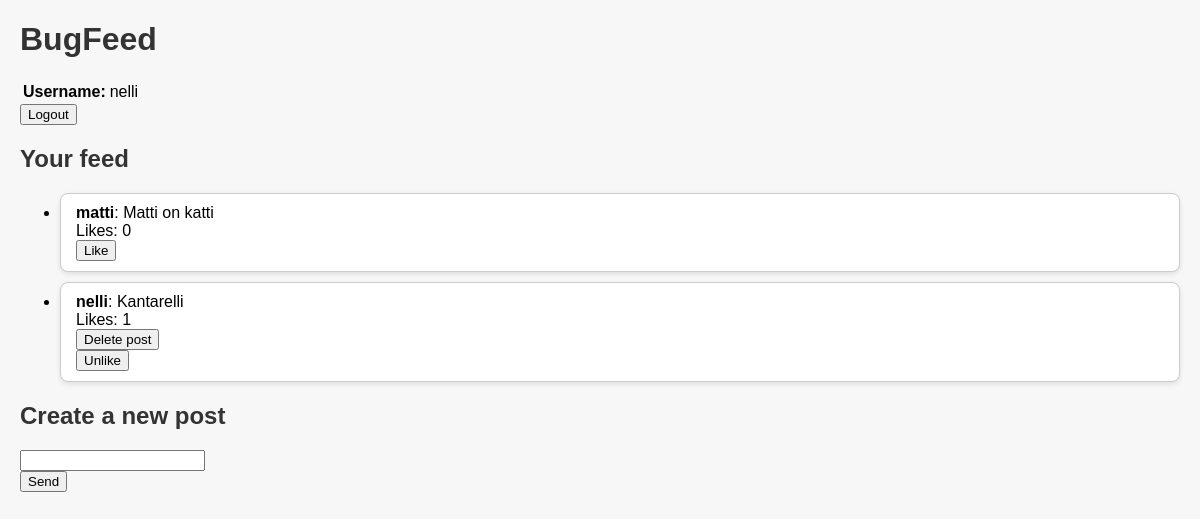
/ (signed in), run on an earlier commit of the app's database.
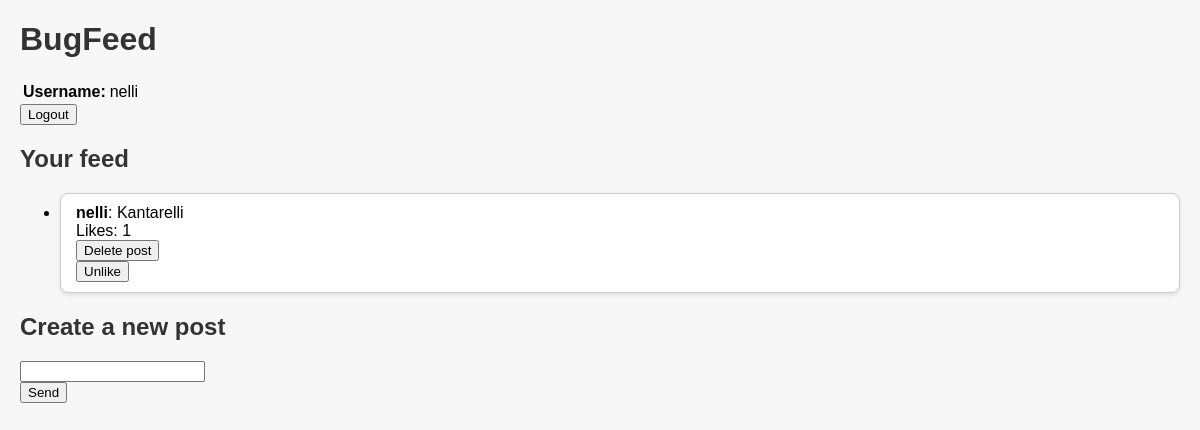
And on a later commit of the database.
### bugfeed/models.py (models this page shows, shortened)
class FeedItem(models.Model):
    owner = models.ForeignKey(User, on_delete=models.CASCADE)
    content = models.TextField()
    pub_date = models.DateTimeField('date published', auto_now_add=True)
    likes = models.ManyToManyField(User, related_name='liked_posts', blank=True)

### bugfeed/views.py (the view)
# urls.py: path('', homePageView, name='index'),
def homePageView(request):
	posts = FeedItem.objects.all().order_by('-pub_date')
	context = {"posts": posts}
	return render(request, 'pages/index.html', context)

### bugfeed/templates/pages/index.html (shortened to what this page needs)
<!DOCTYPE html>
{% load static %}
<html xmlns="http://www.w3.org/1999/xhtml">
<head>
    <link rel="stylesheet" href="{% static 'css/style.css' %}">
</head>
<body>
    <h1>BugFeed</h1>
    <table>
        <tr>
            <th style="text-align:left">Username:
            <td>{{user.username}}
    </table>
    <form action="logout/" method="POST">
        <input type="submit" value="Logout" />
    </form>
    <h2>Your feed</h2>
    <ul>
        {% for post in posts %}
        <li class="post">
            <b>{{post.owner.username}}</b>: {{post.content}}<br>
            Likes: {{ post.likes.count }}
            {% if user == post.owner %}
                <form action="{% url 'delete' post.id %}" method="POST">
                    <button type="submit">
                        Delete post
                    </button>
                </form>
            {% endif %}
            <form action="{% url 'like' post.id %}" method="POST">
                <button type="submit">
                    {% if user in post.likes.all %}
                        Unlike
                    {% else %}
                        Like
                    {% endif %}
                </button>
            </form>
        </li>
        {% endfor %}
    </ul>
    <h2>Create a new post</h2>
    <form action="add/" method="POST">
        <input type="text" name="content" /><br />
        <input type="submit" value="Send" />
    </form>
</body>
</body>
</html>

### bugfeed/static/css/style.css (style rules this page uses)
body { font-family: Arial; background-color: #f7f7f7; margin: 20px; }
h1, h2 { color: #333; }
.post { background-color: #fff; border: 1px solid #ccc; border-radius: 8px; padding: 10px 15px; margin-bottom: 10px; box-shadow: 0px 2px 5px rgba(0, 0, 0, 0.1); }

What changed in the data, as far as the page shows it:
removed FeedItem: owner.username "matti", content "Matti on katti", likes.count "0", shows "Like"
